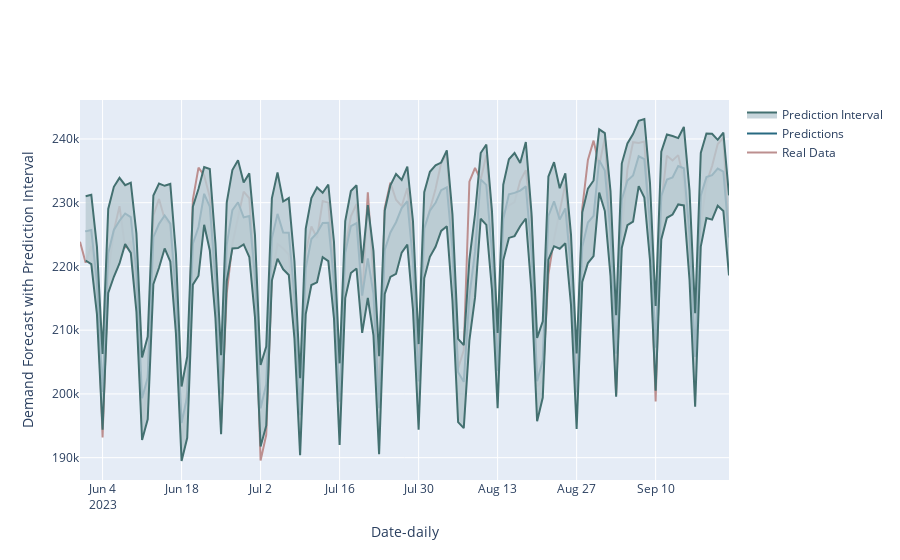

Source (notebook cell):
### Code cell
# Gráfico Predicciones del Intervals Forecaster with Boostrap...
# ==============================================================================
df = datos.loc[fin_train:fin_validacion, ['Demanda_SIN']].copy()
df['predictions'] = predicciones['pred']
df['lower_bound'] = predicciones['lower_bound']
df['upper_bound'] = predicciones['upper_bound']

fig = go.Figure()

# Agrega las series de datos con colores específicos

fig.add_trace(go.Scatter(x=df.index, y=df['Demanda_SIN'], mode='lines', name='Real Data', line=dict(color='#bc8f8f')))
fig.add_trace(go.Scatter(x=df.index, y=df['predictions'], mode='lines', name='Predictions', line=dict(color='#276981')))
fig.add_trace(go.Scatter(x=df.index, y=df['lower_bound'], fill='tonexty', mode='lines', line_color='#437070', fillcolor='rgba(185, 203, 211, 0.8)', showlegend=False))
fig.add_trace(go.Scatter(x=df.index, y=df['upper_bound'], fill='tonexty', mode='lines', line_color='#437070', fillcolor='rgba(185, 203, 211, 0.8)', name='Prediction Interval'))

# Estilo y diseño del gráfico
fig.update_layout(
    #title='Energy Demand Forecast with Prediction Interval',
    yaxis_title='Demand Forecast with Prediction Interval',
    xaxis_title='Date-daily',
    showlegend=True
)
# Mostrar el gráfico
fig.show()
